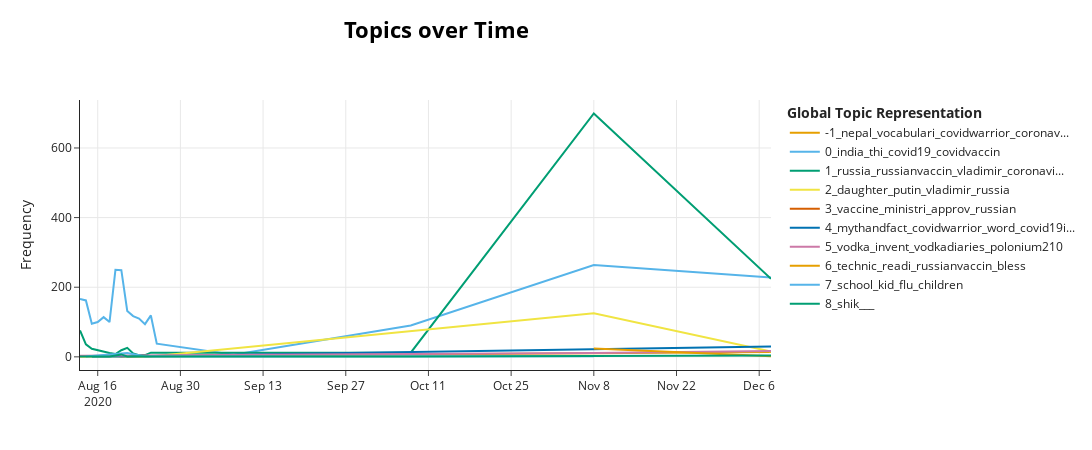

The notebook cell saved with this chart:
### Code cell
topic_over_time = topic_model.topics_over_time(tweets, dates)
topic_model.visualize_topics_over_time(topic_over_time, topics=topics)

### Figure 1 — Plotly figure (JSON) as saved in the notebook; plotly's stock layout.template omitted (floating-point values rounded to 4 significant figures)
{"data": [{"hoverinfo": "text", "hovertext": ["<b>Topic -1</b><br>Words: vaccinocovid, nepal, russia, vaccin, covidvaccin", "<b>Topic -1</b><br>Words: vocabulari, pathogen, covid19, nepal, covidwarrior", "<b>Topic -1</b><br>Words: vocabulari, outbreak, infecti, covid19, nepal", "<b>Topic -1</b><br>Words: vocabulari, epidem, immun, covid19, covidvaccine", "<b>Topic -1</b><br>Words: zoonot, vocabulari, covid19, nepal, covidwarrior", "<b>Topic -1</b><br>Words: nepal, coronavirusvaccine, shot, bigbreak, nepaloncorona", "<b>Topic -1</b><br>Words: nepal, hand, citi, covidwarrior, covid19india"], "marker": {"color": "#E69F00"}, "mode": "lines", "name": "-1_nepal_vocabulari_covidwarrior_coronav...", "type": "scatter", "x": ["2020-08-13T00:00:00", "2020-08-17T00:00:00", "2020-08-18T00:00:00", "2020-08-19T00:00:00", "2020-08-20T00:00:00", "2020-11-08T00:00:00", "2020-12-08T00:00:00"], "y": [1, 2, 3, 4, 1, 11, 14]}, {"hoverinfo": "text", "hovertext": ["<b>Topic 0</b><br>Words: design, forc, covid, coronaviru, brand", "<b>Topic 0</b><br>Words: india, trial, curevac, result, covaxin", "<b>Topic 0</b><br>Words: modi, roadmap, pmmodi, independenceday, safe", "<b>Topic 0</b><br>Words: peopl, bali, mask, trial, rate", "<b>Topic 0</b><br>Words: malaysia, patent, iqoo, infecti, xiaomi", "<b>Topic 0</b><br>Words: candid, phase, covid19, patent, trial", "<b>Topic 0</b><br>Words: mandatori, auspol, liarfromtheshir, shop, facemask", "<b>Topic 0</b><br>Words: cureno, updat, cases067m, covid19, auspol", "<b>Topic 0</b><br>Words: total, student, risk, corona, deaths54237", "<b>Topic 0</b><br>Words: virginia, 2020, test, effect, crore", "<b>Topic 0</b><br>Words: high, coronavirus, trial, institut, vardhan", "<b>Topic 0</b><br>Words: serum, cathol, drug, safeti, bypass", "<b>Topic 0</b><br>Words: total, 236m, confirmed313m, cases071m, deaths57988", "<b>Topic 0</b><br>Words: australiandevelop, australian, promis, public, result", "<b>Topic 0</b><br>Words: covidclinicaltri, ukusa, sponsor, companies, privat", "<b>Topic 0</b><br>Words: bed, effect, politician, breath, suicid", "<b>Topic 0</b><br>Words: news, covid19, covidvaccin, cure, creat", "<b>Topic 0</b><br>Words: moderna, mrna, covid19, covid, recoveri"], "marker": {"color": "#56B4E9"}, "mode": "lines", "name": "0_india_thi_covid19_covidvaccin", "type": "scatter", "x": ["2020-08-13T00:00:00", "2020-08-14T00:00:00", "2020-08-15T00:00:00", "2020-08-16T00:00:00", "2020-08-17T00:00:00", "2020-08-18T00:00:00", "2020-08-19T00:00:00", "2020-08-20T00:00:00", "2020-08-21T00:00:00", "2020-08-22T00:00:00", "2020-08-23T00:00:00", "2020-08-24T00:00:00", "2020-08-25T00:00:00", "2020-08-26T00:00:00", "2020-09-08T00:00:00", "2020-10-08T00:00:00", "2020-11-08T00:00:00", "2020-12-08T00:00:00"], "y": [166, 162, 95, 100, 114, 100, 250, 249, 132, 117, 110, 94, 119, 38, 6, 90, 264, 228]}, {"hoverinfo": "text", "hovertext": ["<b>Topic 1</b><br>Words: russianvaccin, sputnik, russia, russian, medic", "<b>Topic 1</b><br>Words: inficor, percentag, russianvaccin, russia, russian", "<b>Topic 1</b><br>Words: russiadevelop, putinpuppet, donlemonisanalien, hiv, sputnik", "<b>Topic 1</b><br>Words: 710, boldli, ev, batch, jil", "<b>Topic 1</b><br>Words: nobel, cooper, vaccinerd2020, tayyip, erdoğan", "<b>Topic 1</b><br>Words: dmitriev, ceo, philhealthcorrupt, covidph, pandemi", "<b>Topic 1</b><br>Words: boycottgoya, covidvac, thebingemovi, bidenvp, pigeon", "<b>Topic 1</b><br>Words: 40000, sputnikv, microbiolog, covid19update, nationalinstituteofvirology", "<b>Topic 1</b><br>Words: sputnikv, sputnik, 40000, russia, partnership", "<b>Topic 1</b><br>Words: swedish, proport, virolog, hoax, epivaccorona", "<b>Topic 1</b><br>Words: alexei, trumpvirusdeathtoll175k, proven, access, virus", "<b>Topic 1</b><br>Words: head, box, hypin, covid19sa, covid19ph", "<b>Topic 1</b><br>Words: ambassador, touch, lukashenko, aleksandr, nikolay", "<b>Topic 1</b><br>Words: servicemen, chepurnov, siberiabased, alexand, ukrainian", "<b>Topic 1</b><br>Words: russia, russianvaccin, putin, russian, coronavirusvaccin", "<b>Topic 1</b><br>Words: russia, russian, russianvaccin, putin, sputnikv"], "marker": {"color": "#009E73"}, "mode": "lines", "name": "1_russia_russianvaccin_vladimir_coronavi...", "type": "scatter", "x": ["2020-08-13T00:00:00", "2020-08-14T00:00:00", "2020-08-15T00:00:00", "2020-08-16T00:00:00", "2020-08-17T00:00:00", "2020-08-18T00:00:00", "2020-08-19T00:00:00", "2020-08-20T00:00:00", "2020-08-21T00:00:00", "2020-08-22T00:00:00", "2020-08-23T00:00:00", "2020-08-24T00:00:00", "2020-08-25T00:00:00", "2020-10-08T00:00:00", "2020-11-08T00:00:00", "2020-12-08T00:00:00"], "y": [76, 36, 23, 19, 13, 11, 8, 19, 26, 10, 5, 5, 12, 12, 699, 224]}, {"hoverinfo": "text", "hovertext": ["<b>Topic 2</b><br>Words: mafia, vodka, shot, putin, russia", "<b>Topic 2</b><br>Words: pranabmukherjee, mukherje, tweet, putin, claim", "<b>Topic 2</b><br>Words: torontotoday, tarot, pronounc, putin, covidvaccin", "<b>Topic 2</b><br>Words: covidvaccin, putin, claim, vladimir, russia", "<b>Topic 2</b><br>Words: daughter, putin, vladimir, russia, vladimirputin", "<b>Topic 2</b><br>Words: daughter, putin, mariyaputina, putinsdaught, qu"], "marker": {"color": "#F0E442"}, "mode": "lines", "name": "2_daughter_putin_vladimir_russia", "type": "scatter", "x": ["2020-08-13T00:00:00", "2020-08-14T00:00:00", "2020-08-23T00:00:00", "2020-08-25T00:00:00", "2020-11-08T00:00:00", "2020-12-08T00:00:00"], "y": [2, 1, 1, 1, 125, 15]}, {"hoverinfo": "text", "hovertext": ["<b>Topic 3</b><br>Words: vaccine, ministri, approv, russian, putin"], "marker": {"color": "#D55E00"}, "mode": "lines", "name": "3_vaccine_ministri_approv_russian", "type": "scatter", "x": ["2020-11-08T00:00:00"], "y": [50]}, {"hoverinfo": "text", "hovertext": ["<b>Topic 4</b><br>Words: whatev, written, support, covidvaccine, covidwarrior", "<b>Topic 4</b><br>Words: bharatvaarta, icymi, independencedayindia, covidvaccine, covidwarrior", "<b>Topic 4</b><br>Words: obstacl, physicaldistanc, covid19millionaires, focu, goal", "<b>Topic 4</b><br>Words: intensifi, awscommunity, cloud, covidvaccinerac, covidwarrior", "<b>Topic 4</b><br>Words: mythandfact, covidwarrior, word, covid19india, covidvaccine"], "marker": {"color": "#0072B2"}, "mode": "lines", "name": "4_mythandfact_covidwarrior_word_covid19i...", "type": "scatter", "x": ["2020-08-15T00:00:00", "2020-08-16T00:00:00", "2020-08-17T00:00:00", "2020-08-20T00:00:00", "2020-12-08T00:00:00"], "y": [1, 1, 1, 1, 30]}, {"hoverinfo": "text", "hovertext": ["<b>Topic 5</b><br>Words: vodka, saver, invent, russian, sputnik", "<b>Topic 5</b><br>Words: vodka, second, invent, siberian, vodkadiaries", "<b>Topic 5</b><br>Words: vodka, second, invent, interstellar, polonium210"], "marker": {"color": "#CC79A7"}, "mode": "lines", "name": "5_vodka_invent_vodkadiaries_polonium210", "type": "scatter", "x": ["2020-08-13T00:00:00", "2020-11-08T00:00:00", "2020-12-08T00:00:00"], "y": [3, 11, 17]}, {"hoverinfo": "text", "hovertext": ["<b>Topic 6</b><br>Words: technic, readi, russianvaccin, bless, covidvaccin", "<b>Topic 6</b><br>Words: technic, readi, russianvaccin, covidvaccin, bless"], "marker": {"color": "#E69F00"}, "mode": "lines", "name": "6_technic_readi_russianvaccin_bless", "type": "scatter", "x": ["2020-11-08T00:00:00", "2020-12-08T00:00:00"], "y": [24, 2]}, {"hoverinfo": "text", "hovertext": ["<b>Topic 7</b><br>Words: daddi, homeschool, fuckthatshit, kid, flu", "<b>Topic 7</b><br>Words: school, kid, flu, texa, fluvaccin", "<b>Topic 7</b><br>Words: school, kid, flu, children, statewid", "<b>Topic 7</b><br>Words: promot, school, kid, publish, read", "<b>Topic 7</b><br>Words: church, children, school, kid, flu", "<b>Topic 7</b><br>Words: school, kid, colorado, truth, realli"], "marker": {"color": "#56B4E9"}, "mode": "lines", "name": "7_school_kid_flu_children", "type": "scatter", "x": ["2020-08-14T00:00:00", "2020-08-20T00:00:00", "2020-08-21T00:00:00", "2020-08-24T00:00:00", "2020-08-25T00:00:00", "2020-11-08T00:00:00"], "y": [1, 9, 11, 1, 1, 2]}, {"hoverinfo": "text", "hovertext": ["<b>Topic 8</b><br>Words: shik, , , , ", "<b>Topic 8</b><br>Words: shik, , , , ", "<b>Topic 8</b><br>Words: shik, , , , ", "<b>Topic 8</b><br>Words: shik, , , , ", "<b>Topic 8</b><br>Words: shik, , , , ", "<b>Topic 8</b><br>Words: shik, , , , ", "<b>Topic 8</b><br>Words: shik, , , , ", "<b>Topic 8</b><br>Words: shik, , , , ", "<b>Topic 8</b><br>Words: shik, , , , ", "<b>Topic 8</b><br>Words: shik, , , , ", "<b>Topic 8</b><br>Words: shik, , , , "], "marker": {"color": "#009E73"}, "mode": "lines", "name": "8_shik___", "type": "scatter", "x": ["2020-08-13T00:00:00", "2020-08-15T00:00:00", "2020-08-17T00:00:00", "2020-08-18T00:00:00", "2020-08-20T00:00:00", "2020-08-21T00:00:00", "2020-08-22T00:00:00", "2020-08-24T00:00:00", "2020-08-25T00:00:00", "2020-10-08T00:00:00", "2020-12-08T00:00:00"], "y": [1, 1, 1, 1, 7, 1, 2, 1, 1, 1, 4]}], "layout": {"height": 450, "hoverlabel": {"bgcolor": "white", "font": {"family": "Rockwell", "size": 16}}, "legend": {"title": {"text": "<b>Global Topic Representation"}}, "title": {"font": {"color": "Black", "size": 22}, "text": "<b>Topics over Time</b>", "x": 0.4, "xanchor": "center", "y": 0.95, "yanchor": "top"}, "width": 1250, "xaxis": {"showgrid": true}, "yaxis": {"showgrid": true, "title": {"text": "Frequency"}}}}
